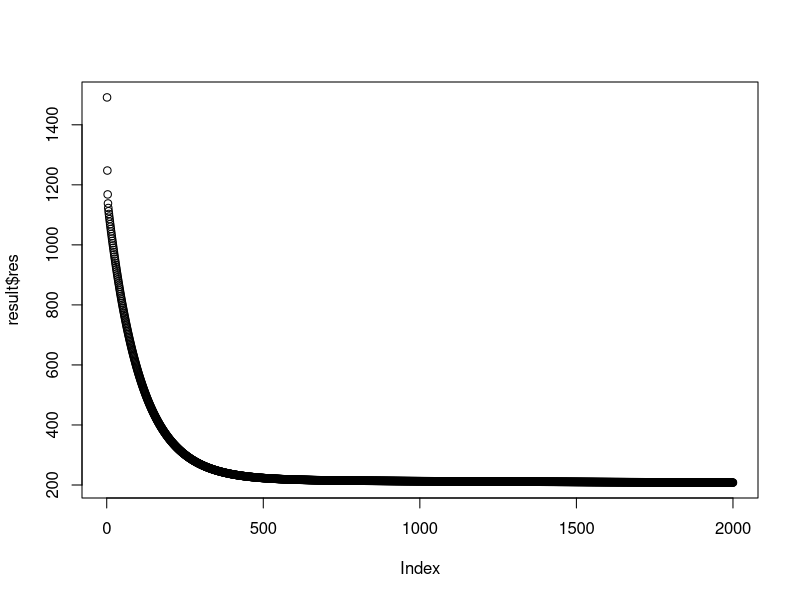

Write R code to recreate this figure.
## ---- chunk 1
knitr::opts_chunk$set(echo = TRUE,message = TRUE,warning = FALSE,cache = TRUE)
## ---- chunk 2
  library(tidyverse,quietly = T)
  diamonds<-diamonds %>% select_if(is.numeric)
  diamonds<-apply(diamonds,2,function(x){(x-min(x))/(max(x)-min(x))}) %>% as.data.frame()
  glimpse(diamonds)
## ---- chunk 3
  ols<-function(y,x){
    x<-as.matrix(x)
    x<-cbind(intercept=1,x)
    return(solve(t(x) %*% x) %*% t(x) %*% y)
  }

  ols(y=diamonds$price,x=diamonds %>% select(-price)) %>% print()
## ---- chunk 4

  gradient_descent<-function(x,y,theta,alpha,steps){
    res<-rep(0,steps)
    x<-cbind(intercept=1,as.matrix(x))
    for(i in 1:steps){
      theta<-theta - alpha * (t(x) %*% (x %*% theta - y))
      res[i]<-sum((x %*% theta - y)^2)/2
    }
    return(list('theta'=theta,'res'=res))
  }
  tt<-rep(0,7)
  result<-gradient_descent(x=diamonds %>% select(-price),y=diamonds$price,theta = tt,alpha = 0.000005,steps = 2000)
## ---- chunk 5
  plot(result$res)
  print(result$theta)
